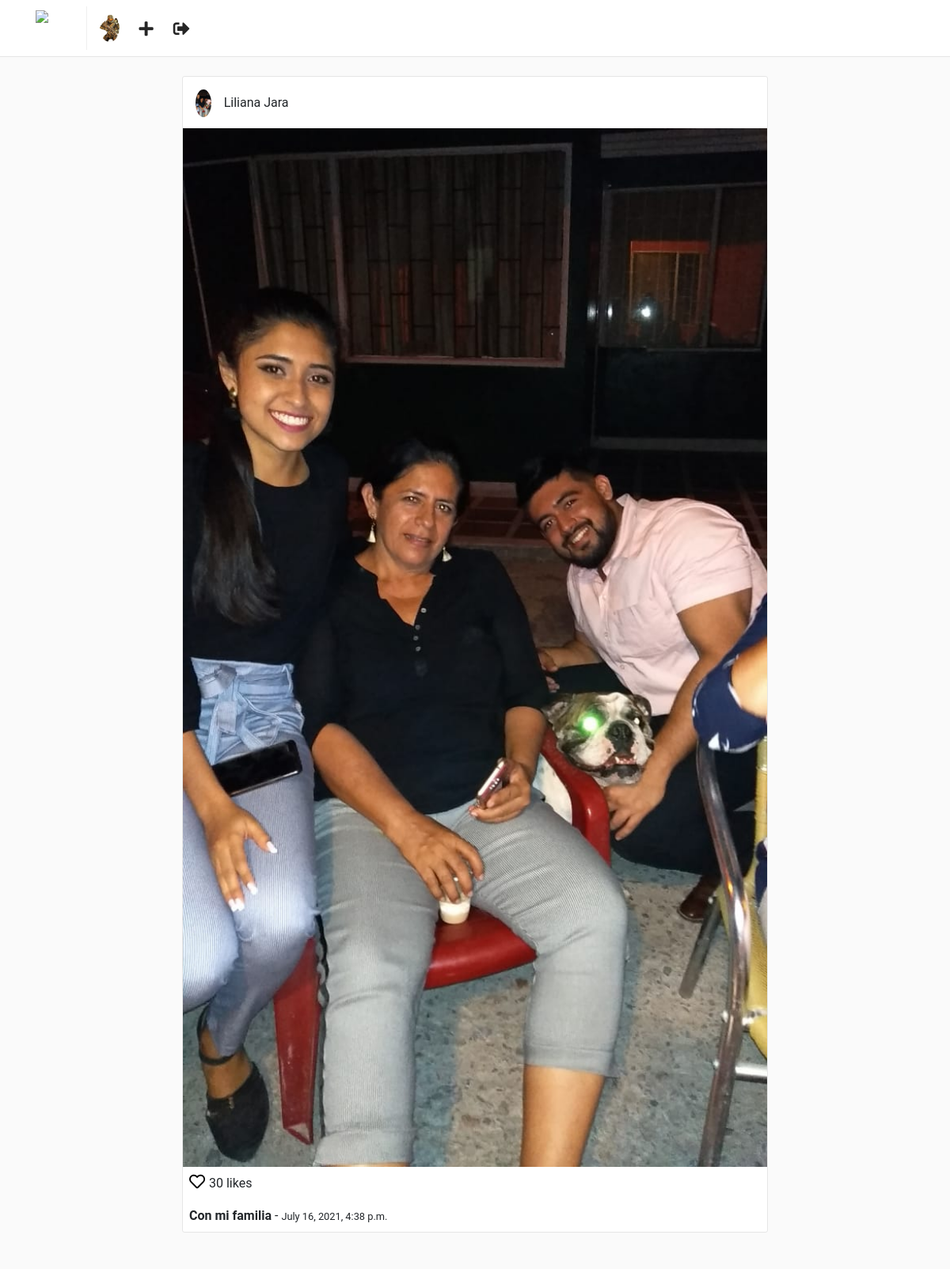
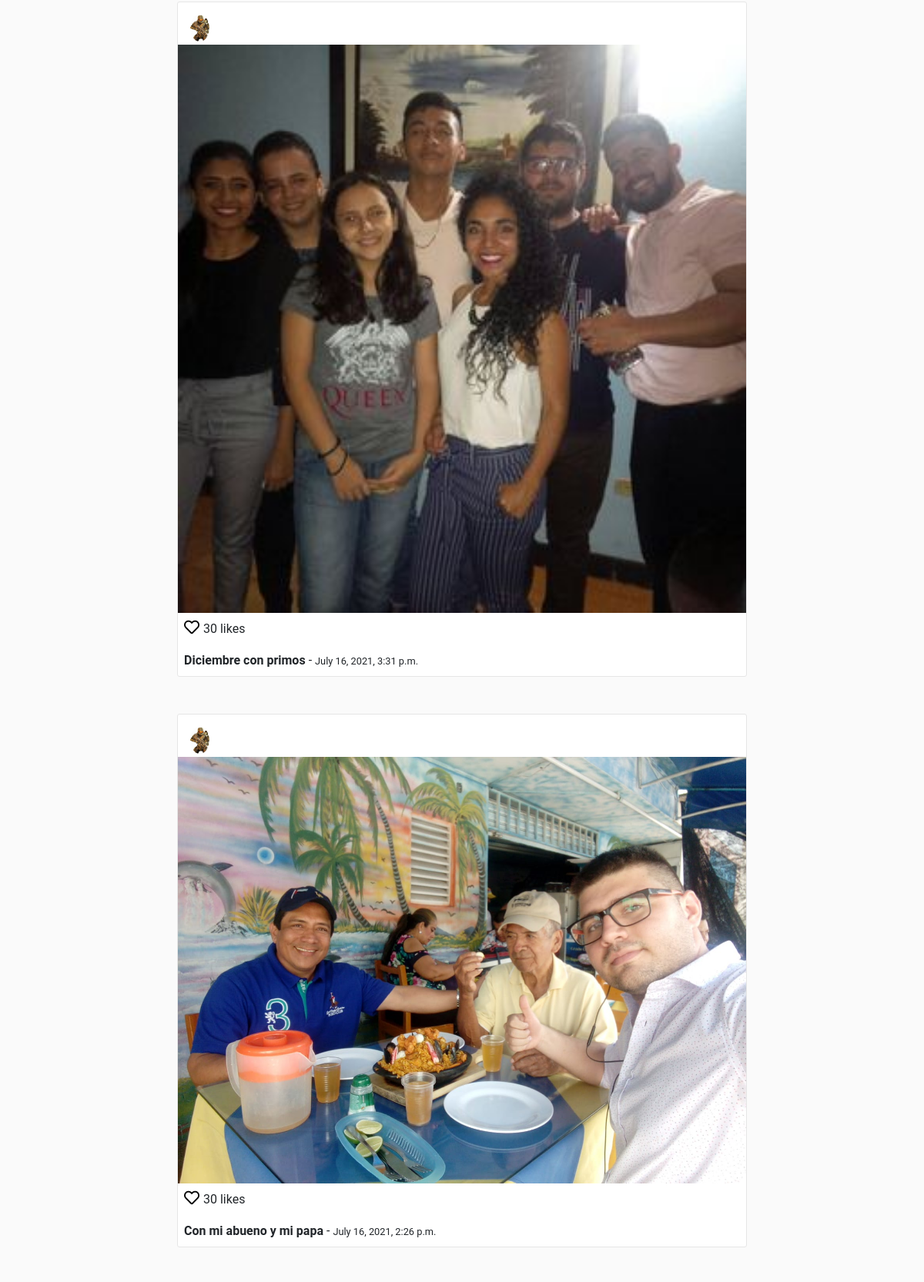
The app's page / (signed in, upper part) with its own data (2 pictures, top to bottom).
### users/models.py (models this page shows, shortened)
class Profile(models.Model):
    user = models.OneToOneField(User, on_delete=models.CASCADE)
    website = models.URLField(max_length=200, blank=True)
    biography = models.TextField(blank=True)
    phone_number = models.CharField(max_length=20, blank=True)
    picture = models.ImageField(upload_to = 'users/pictures', blank=True, null=True)
    create = models.DateTimeField(auto_now_add=True)
    modifie =  models.DateTimeField(auto_now=True)

### posts/models.py (models this page shows, shortened)
class Post(models.Model):
    user = models.ForeignKey(User, on_delete=CASCADE)
    profile = models.ForeignKey('users.Profile', on_delete=CASCADE)
    title = models.CharField(max_length=255)
    photo = models.ImageField(upload_to = 'posts/photos')
    created = models.DateTimeField(auto_now_add=True)
    modified = models.DateTimeField(auto_now= True)

### posts/views.py (the view)
class PostsFeedView(LoginRequiredMixin, ListView):
    template_name = 'posts/feed.html'
    model = Post
    ordering = ('-created',)
    paginate_by = 30
    context_object_name = 'posts'

### templates/posts/feed.html (shortened to what this page needs)
{% extends "base.html" %}
{% block container %}
    <div class="container">
        <div class="row">
            {% for post in posts %}
            <div class="col-sm-12 col-md-8 offset-md-2 mt-5 p-0 post-container">
                <div class="media pt-3 pl-3 pb-1">
                    <a href="{% url "users:detail"  post.user.username %}">
                        <img class="mr-3 rounded-circle" height="35" src="{{ post.user.profile.picture.url }}" alt="{{ post.user.get_full_name }}">
                    </a>
                    <div class="media-body">
                        <p style="margin-top: 5px;">{{ post.user.get_full_name  }}</p>
                    </div>
                </div>
                <img style="width: 100%;" src="{{ post.photo.url }}" alt="{{ post.title }}">
                <p class="mt-1 ml-2" >
                    <a href="" style="color: #000; font-size: 20px;">
                        <i class="far fa-heart"></i>
                    </a> 30 likes
                </p>
                <p class="ml-2 mt-0 mb-2">
                    <b>{{ post.title }}</b> - <small>{{ post.created }}</small>
                </p>
            </div>
            {% endfor %}
        </div>
    </div>
{% endblock %}

### templates/nav.html
{% load static %}
<nav class="navbar navbar-expand-lg fixed-top" id="main-navbar">
    <div class="container">
        <a class="navbar-brand pr-5" style="border-right: 1px solid #efefef;" href="{% url "posts:feed" %}">
            <img src="{% static "img/instagram.png" %}" height="45" class="d-inline-block align-top"/>
        </a>
        <div class="collapse navbar-collapse">
            <ul class="navbar-nav mr-auto">
                <li class="nav-item">
                    {% if request.user.profile.picture %}
                        <a href="{% url "users:detail" request.user.username %}">
                            <img src="{{ request.user.profile.picture.url }}" height="35" class="d-inline-block align-top rounded-circle"/>
                        </a>
                    {% else %}
                        <a href="">
                            <img src="{% static 'img/default-profile.png' %}" height="35" class="d-inline-block align-top rounded-circle"/>
                        </a>
                    {% endif %}
                </li>
                <li class="nav-item nav-icon">
                    <a href="{% url "posts:create_post"%}">
                        <i class="fas fa-plus"></i>
                    </a>
                </li>
                <li class="nav-item nav-icon">
                    <a href="{% url "users:logout" %}">
                        <i class="fas fa-sign-out-alt"></i>
                    </a>
                </li>
            </ul>
        </div>
    </div>
</nav>

### static/css/main.css (style rules this page uses)
html, body { background: #fafafa; height: 100%; width: 100%; font-family: 'Roboto', sans-serif; }
#main-navbar { background: #fff; border-bottom: 1px solid rgba(0,0,0,.0975); }
.post-container { background: #fff; border: 1px solid #e6e6e6; border-radius: 3px; }
.nav-icon a { color: #262626; font-size: 1.3em; display: block; margin-top: .2em; margin-left: 1.2em; font-weight: 100; }

### records on screen
Post: user.profile.picture (picture), user.get_full_name "Liliana Jara", photo (picture), title "Con mi familia", created "July 16, 2021, 4:38 p.m."
Post: user.profile.picture (picture), photo (picture), title "Diciembre con primos", created "July 16, 2021, 3:31 p.m."
Post: user.profile.picture (picture), photo (picture), title "Con mi abueno y mi papa", created "July 16, 2021, 2:26 p.m."
